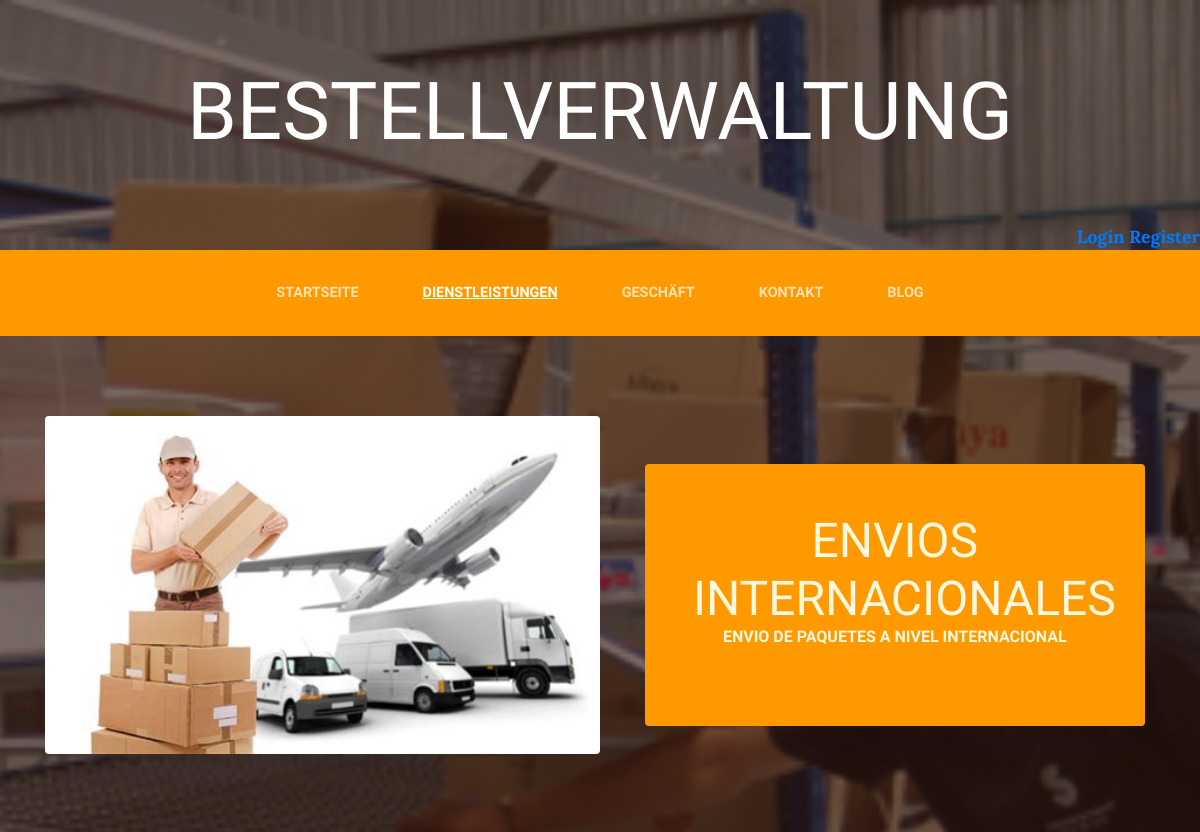
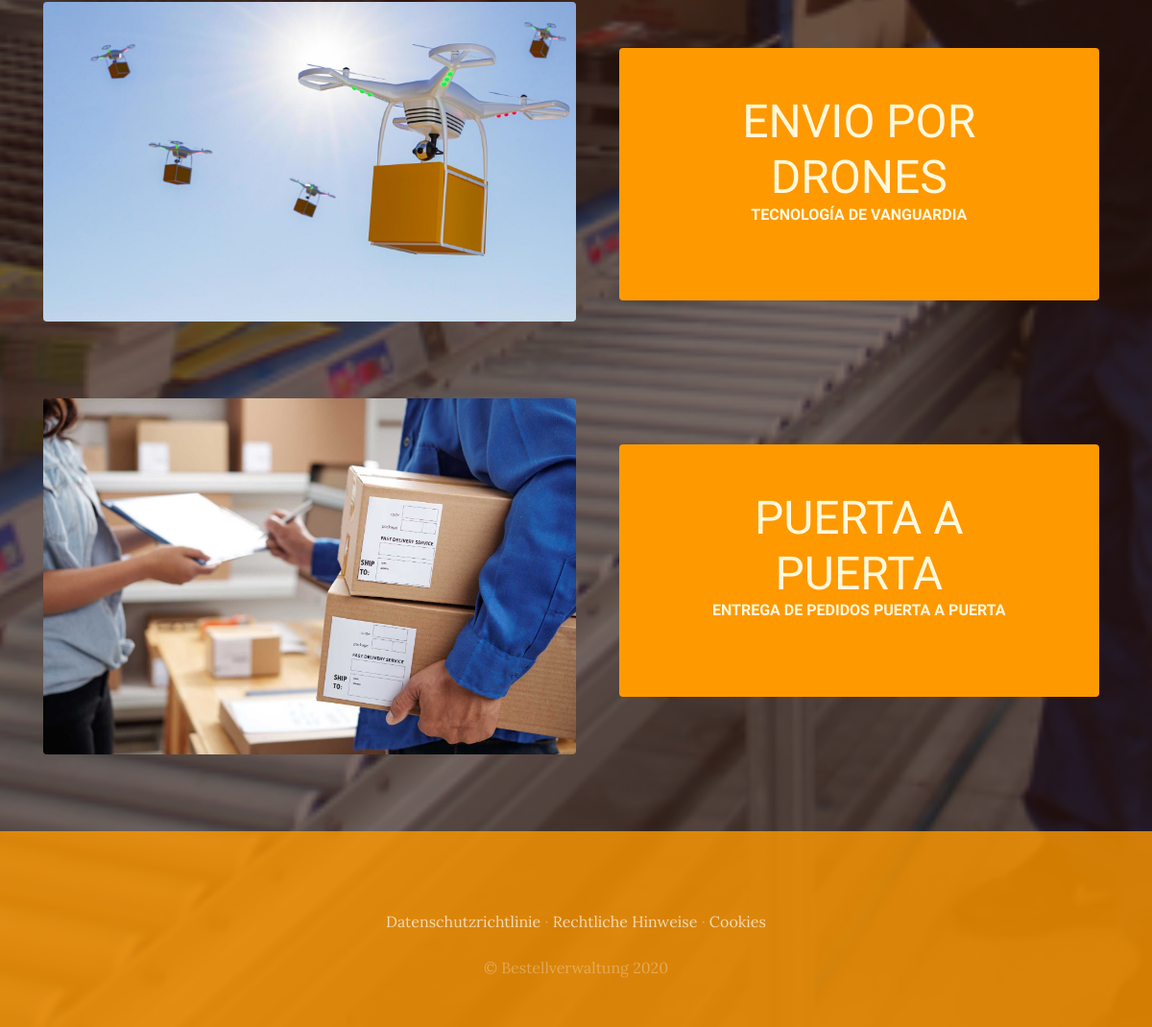
Page /services/ on the committed database (2 pictures, top to bottom).
### services/models.py (models this page shows, shortened)
class services(models.Model):
    title=models.CharField(max_length=50)
    content=models.CharField(max_length=50)
    image=models.ImageField(upload_to='services')
    created=models.DateTimeField(auto_now_add=True)
    updated=models.DateTimeField(auto_now_add=True)
    class Meta:
        verbose_name='service'
        verbose_name_plural='services'

### services/views.py (the view)
# urls.py: path('services/', include('services.urls')),
def services(request):
    services_=serv.objects.all()
    return render(request, 'services/services.html', {'services': services_})

### basket/context_processor.py (called while the page is built)
def total_basket(request):
    _total=0
    """if request.user.is_authenticated:
        for key, value in request.session["basket"].items():
            _total = _total+(float(value["price"]))
            return {"total_basket": _total}
    else:"""
    return {"total_basket": _total}

### services/Templates/services/services.html
{% extends "ProyectoWebApp/base.html" %}
{% load static %}
{% block content %}
    {% if services %}
    <ul style="list-style-type: none; padding: 0;">
        {% for service in services %}
        <section class="page-section clearfix">
            <div class="container">
                <div class="intro">
                    <img class="intro-img img-fluid mb-3 mb-lg-0 rounded" src="{{service.image.url}}" style="width: 50%;" alt="">
                    <div class="intro-text left-0 text-center bg-faded p-5 rounded">
                        <h2 class="section-heading mb-4">
                            <span class="section-heading-lower">{{service.title}}</span>
                            <span class="section-heading-upper">{{service.content}}</span>
                        </h2>
                    </div>
                </div>
            </div>
        </section>
        {% endfor %}
    </ul>
    {% else %}
    <p>There are no services</p>
    {% endif %}
{% endblock %}

### ProyectoWebApp/Templates/ProyectoWebApp/base.html (shortened to what this page needs)
<html>
<head>
  {% load static %}
  <link href="{%  static 'ProyectoWebApp/vendor/bootstrap/css/bootstrap.min.css' %}" rel="stylesheet">
  <link href="{%  static 'ProyectoWebApp/css/gestion.css' %}" rel="stylesheet">
</head>
<body>
  <h1 class="site-heading text-center text-white d-none d-lg-block">
    <span class="site-heading-lower">Bestellverwaltung</span>
  </h1>
  <div style="width: 100%; text-align: right; color: white; font-size: 1.1rem; font-weight: bold;">
    {% if user.is_authenticated %}
    <span style="margin-right: 50px;">Hallo {{user.username}}</span>
    <a href="{% url 'closesession' %}" style="margin-right: 50px;">Close session</a>
    {% else %}
    <a href="{%  url 'loggear' %}">Login</a> <a  href="{% if request.path == '/authentication/' %} # {% else %} authentication {% endif %}">Register</a>
    {% endif %}
  </div>
  <nav class="navbar navbar-expand-lg navbar-dark py-lg-4" id="mainNav">
    <div class="container">
      <div class="collapse navbar-collapse" id="navbarResponsive">
        <ul class="navbar-nav mx-auto">
          <li class="nav-item {% if request.path == '/' %} active {% endif %} px-lg-4">
            <a class="nav-link text-uppercase text-expanded" href="{% url 'home' %}">Startseite</a>
          </li>
          <li class="nav-item {% if request.path == '/services/' %} active {% endif %} px-lg-4">
            <a class="nav-link text-uppercase text-expanded" href="{% url 'services' %}">Dienstleistungen</a>
          </li>
          <li class="nav-item {% if request.path == '/store/' %} active {% endif %} px-lg-4">
            <a class="nav-link text-uppercase text-expanded" href="{% url 'store' %}">Geschäft</a>
          </li>
          <li class="nav-item {% if request.path == '/contact/' %} active {% endif %}  px-lg-4">
            <a class="nav-link text-uppercase text-expanded" href="{% url 'contact' %}">Kontakt</a>
          </li>
          <li class="nav-item {% if request.path|slice:':6' == '/blog/' %} active {% endif %}  px-lg-4">
            <a class="nav-link text-uppercase text-expanded" href="{% url 'blog' %}">Blog</a>
          </li>
        </ul>
      </div>
    </div>
  </nav>
  {% block content %}
  {% endblock %}
  <footer class="footer text-faded text-center py-5">
    <div class="container">
      <p class="m-0 mbt">
        <a href="sample.html" class="link">Datenschutzrichtlinie</a> ·
        <a href="sample.html" class="link">Rechtliche Hinweise</a> ·
        <a href="sample.html" class="link">Cookies</a>
      </p>
      <p class="m-0 mbt1">&copy; Bestellverwaltung 2020</p>
    </div>
  </footer>
</body>
</html>

### ProyectoWebApp/static/ProyectoWebApp/css/gestion.css (style rules this page uses)
body { font-family: 'Lora'; background: linear-gradient(rgba(47, 23, 15, 0.65), rgba(47, 23, 15, 0.65)), url("../img/bg_main.jpg"); background-attachment: fixed; background-position: center; background-size: cover; }
h1, h2, h3, h4, h5, h6 { font-family: 'Raleway'; }
p { line-height: 1.75; }
.text-faded { color: rgba(255, 255, 255, 0.3); }
.site-heading { margin-top: 5rem; margin-bottom: 5rem; text-transform: uppercase; line-height: 1; font-family: 'Raleway'; }
.site-heading .site-heading-lower { font-size: 5rem; font-weight: 100; line-height: 4rem; }
.page-section { margin-top: 5rem; margin-bottom: 5rem; }
.section-heading { text-transform: uppercase; }
.section-heading .section-heading-upper { display: block; font-size: 1rem; font-weight: 800; padding-bottom: .5rem; }
.section-heading .section-heading-lower { display: block; font-size: 3rem; font-weight: 100; }
.bg-faded { background-color: rgba(255, 255, 255, 0.85); }
#mainNav { background-color: rgba(255, 153, 0); font-family: 'Raleway'; }
#mainNav .navbar-nav .nav-item .nav-link { color: rgba(255, 255, 255, 0.7); font-weight: 800; }
#mainNav .navbar-nav .nav-item.active .nav-link { color: #ffffff; text-decoration: underline; }
@media (min-width: 992px) { #mainNav .navbar-nav .nav-item .nav-link { font-size: 0.9rem; } }
.intro { position: relative; }
@media (min-width: 992px) { .intro .intro-img { width: 75%; float: left; } }
@media (min-width: 992px) { .intro .intro-text { left: 600; width: 60%; margin-top: 3rem; background-color: rgba(255, 153, 0); color: cornsilk; position: absolute; } }
@media (min-width: 1200px) { .intro .intro-text { width: 45%; } }
.footer { background-color: rgba(255, 153, 0, 0.8); }
.mbt { padding-top: 2rem; }
.mbt1 { padding-top: 1.25rem; }
a.link { color: rgba(255, 255, 255, 0.7); }

### rows in the picture
services: image (picture), title "ENVIOS INTERNACIONALES", content "ENVIO DE PAQUETES A NIVEL INTERNACIONAL"
services: image (picture), title "ENVIO POR DRONES", content "TECNOLOGÍA DE VANGUARDIA"
services: image (picture), title "PUERTA A PUERTA", content "ENTREGA DE PEDIDOS PUERTA A PUERTA"
